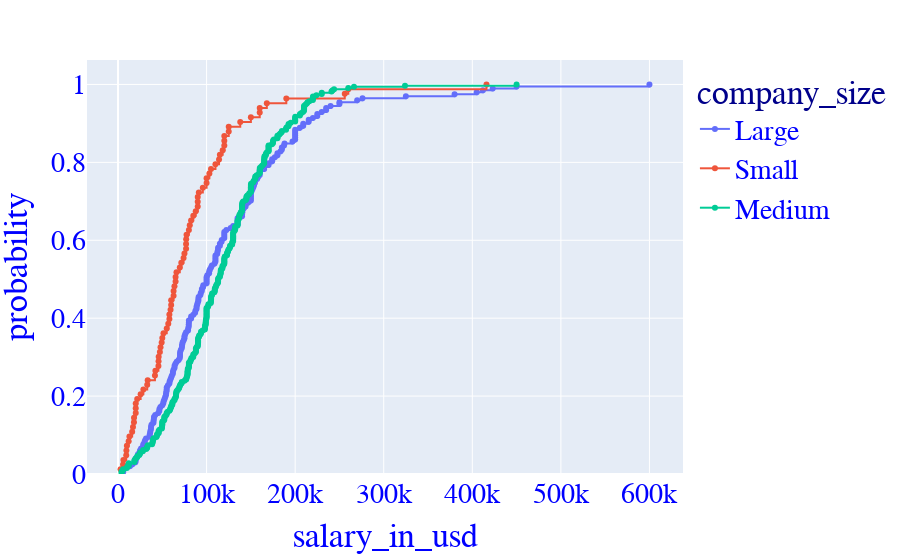

Here is the notebook cell this chart was saved with:
### Code cell
fig = px.ecdf(df, x="salary_in_usd", color="company_size", markers=True)
fig.update_layout(
    font_family="Courier New",
    font_color="blue",
    title_font_family="Times New Roman",
    font_size=28,
    legend_title_font_color="darkblue"
)
fig.show()

### Figure 1 — Plotly figure (JSON) as saved in the notebook; plotly's stock layout.template omitted (floating-point values rounded to 4 significant figures; data arrays with more than 128 entries replaced by an {"elided": "..."} marker saying what was removed)
{"data": [{"hovertemplate": "company_size=Large<br>salary_in_usd=%{x}<br>probability=%{y}<extra></extra>", "legendgroup": "Large", "line": {"dash": "solid", "shape": "hv"}, "marker": {"color": "#636efa", "symbol": "circle"}, "mode": "lines+markers", "name": "Large", "orientation": "v", "showlegend": true, "type": "scatter", "x": {"elided": "198 int values"}, "xaxis": "x", "y": {"elided": "198 float values"}, "yaxis": "y"}, {"hovertemplate": "company_size=Small<br>salary_in_usd=%{x}<br>probability=%{y}<extra></extra>", "legendgroup": "Small", "line": {"dash": "solid", "shape": "hv"}, "marker": {"color": "#EF553B", "symbol": "circle"}, "mode": "lines+markers", "name": "Small", "orientation": "v", "showlegend": true, "type": "scatter", "x": [2859, 5679, 6072, 9272, 9466, 10000, 12000, 12901, 15966, 16904, 18000, 18053, 20000, 20000, 20000, 21669, 25532, 28609, 32974, 33511, 41689, 42197, 45618, 45760, 45896, 47282, 48000, 49268, 50000, 51321, 55000, 56738, 58000, 58000, 59303, 60000, 60000, 62726, 62726, 63711, 65000, 65000, 66022, 69741, 71444, 74000, 75000, 76833, 76833, 76958, 77364, 80000, 81000, 82500, 85000, 87738, 90000, 90000, 90000, 91237, 95746, 100000, 100000, 103160, 105000, 110000, 114047, 115000, 118187, 120000, 120000, 120000, 125000, 125000, 138000, 150000, 160000, 160000, 168000, 190000, 256000, 260000, 416000], "xaxis": "x", "y": [0.01205, 0.0241, 0.03614, 0.04819, 0.06024, 0.07229, 0.08434, 0.09639, 0.1084, 0.1205, 0.1325, 0.1446, 0.1566, 0.1687, 0.1807, 0.1928, 0.2048, 0.2169, 0.2289, 0.241, 0.253, 0.2651, 0.2771, 0.2892, 0.3012, 0.3133, 0.3253, 0.3373, 0.3494, 0.3614, 0.3735, 0.3855, 0.3976, 0.4096, 0.4217, 0.4337, 0.4458, 0.4578, 0.4699, 0.4819, 0.494, 0.506, 0.5181, 0.5301, 0.5422, 0.5542, 0.5663, 0.5783, 0.5904, 0.6024, 0.6145, 0.6265, 0.6386, 0.6506, 0.6627, 0.6747, 0.6867, 0.6988, 0.7108, 0.7229, 0.7349, 0.747, 0.759, 0.7711, 0.7831, 0.7952, 0.8072, 0.8193, 0.8313, 0.8434, 0.8554, 0.8675, 0.8795, 0.8916, 0.9036, 0.9157, 0.9277, 0.9398, 0.9518, 0.9639, 0.9759, 0.988, 1], "yaxis": "y"}, {"hovertemplate": "company_size=Medium<br>salary_in_usd=%{x}<br>probability=%{y}<extra></extra>", "legendgroup": "Medium", "line": {"dash": "solid", "shape": "hv"}, "marker": {"color": "#00cc96", "symbol": "circle"}, "mode": "lines+markers", "name": "Medium", "orientation": "v", "showlegend": true, "type": "scatter", "x": {"elided": "326 int values"}, "xaxis": "x", "y": {"elided": "326 float values"}, "yaxis": "y"}], "layout": {"font": {"color": "blue", "family": "Courier New", "size": 28}, "legend": {"title": {"font": {"color": "darkblue"}, "text": "company_size"}, "tracegroupgap": 0}, "margin": {"t": 60}, "title": {"font": {"family": "Times New Roman"}}, "xaxis": {"anchor": "y", "domain": [0, 1], "title": {"text": "salary_in_usd"}}, "yaxis": {"anchor": "x", "domain": [0, 1], "rangemode": "tozero", "title": {"text": "probability"}}}}
